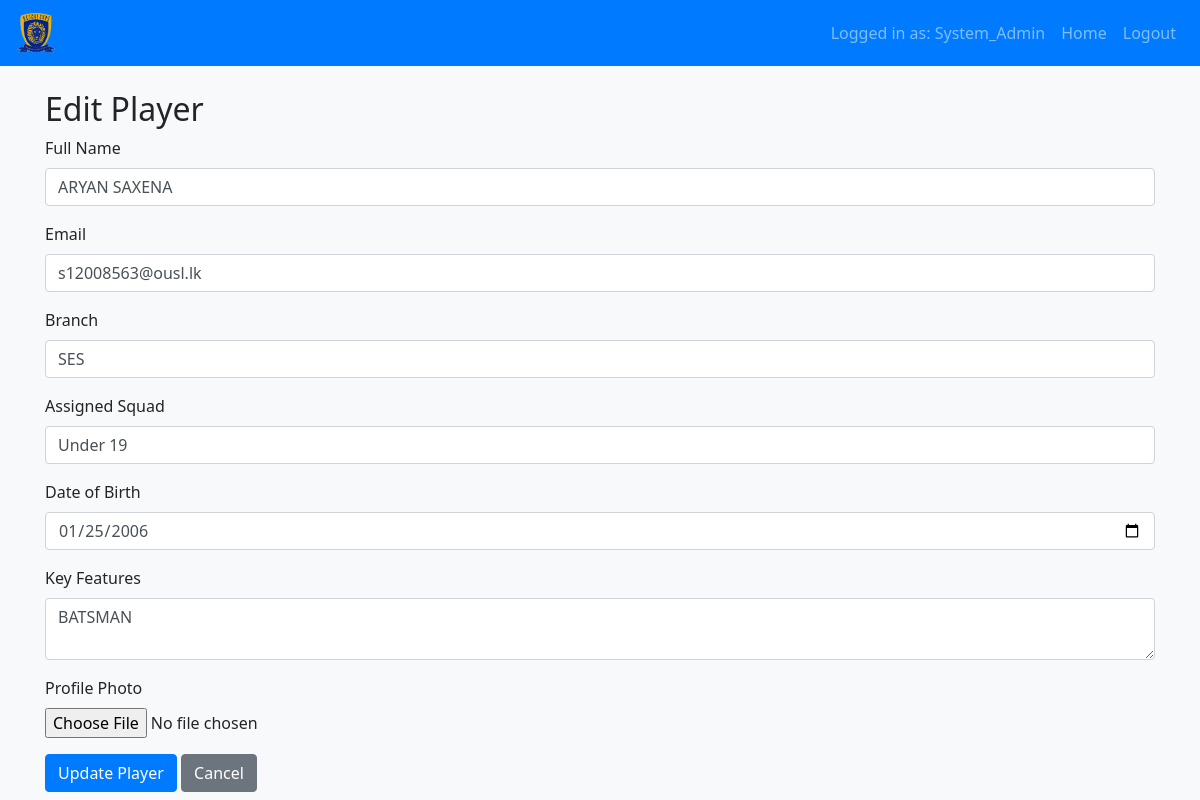
The page /sysadmin/edit_player/1 (signed in) on the database its author committed.
### app.py (models this page shows, shortened)
class User(UserMixin, db.Model):
    id = db.Column(db.Integer, primary_key=True)
    username = db.Column(db.String(150), unique=True, nullable=False)
    password_hash = db.Column(db.String(150), nullable=False)
    role = db.Column(db.String(50), nullable=False)  # 'sys_admin', 'admin', 'coach'
    full_name = db.Column(db.String(150))
    branch = db.Column(db.String(150))
    email = db.Column(db.String(150))
    profile_photo = db.Column(db.String(200))
    experience = db.Column(db.String(150))
    qualification = db.Column(db.String(150))
    assigned_admin_id = db.Column(db.Integer, db.ForeignKey('user.id'), nullable=True)
    coaches = db.relationship('User', backref='admin_officer', remote_side=[id], lazy=True)

class Player(db.Model):
    id = db.Column(db.Integer, primary_key=True)
    full_name = db.Column(db.String(150), nullable=False)
    email = db.Column(db.String(150))
    branch = db.Column(db.String(150))
    assigned_squad = db.Column(db.String(100))
    date_of_birth = db.Column(db.Date)
    key_features = db.Column(db.Text)
    monthly_review = db.Column(db.Text, default="")
    profile_photo = db.Column(db.String(200))
    coach_id = db.Column(db.Integer, db.ForeignKey('user.id'), nullable=False)
    payments = db.relationship('Payment', backref='player', lazy=True)
    attendances = db.relationship('Attendance', backref='player', lazy=True)

### app.py (the view, shortened to what this page needs)
@app.route('/sysadmin/edit_player/<int:player_id>', methods=['GET', 'POST'])
@login_required
def edit_player(player_id):
    if current_user.role != 'sys_admin':
        flash("Access denied.", "danger")
        return redirect(url_for('dashboard'))
    player = Player.query.get_or_404(player_id)
    return render_template('edit_player.html', player=player)

### app.py (called while the page is built)
@login_manager.user_loader
def load_user(user_id):
    return User.query.get(int(user_id))

### templates/edit_player.html
{% extends "base.html" %}
{% block content %}
<h2>Edit Player</h2>
<form method="POST" action="{{ url_for('edit_player', player_id=player.id) }}" enctype="multipart/form-data">
  <div class="form-group">
    <label for="full_name">Full Name</label>
    <input type="text" name="full_name" class="form-control" value="{{ player.full_name }}" required>
  </div>
  <div class="form-group">
    <label for="email">Email</label>
    <input type="email" name="email" class="form-control" value="{{ player.email }}">
  </div>
  <div class="form-group">
    <label for="branch">Branch</label>
    <input type="text" name="branch" class="form-control" value="{{ player.branch }}">
  </div>
  <div class="form-group">
    <label for="assigned_squad">Assigned Squad</label>
    <input type="text" name="assigned_squad" class="form-control" value="{{ player.assigned_squad }}">
  </div>
  <div class="form-group">
    <label for="date_of_birth">Date of Birth</label>
    <input type="date" name="date_of_birth" class="form-control" value="{{ player.date_of_birth }}">
  </div>
  <div class="form-group">
    <label for="key_features">Key Features</label>
    <textarea name="key_features" class="form-control">{{ player.key_features }}</textarea>
  </div>
  <div class="form-group">
    <label for="profile_photo">Profile Photo</label>
    <input type="file" name="profile_photo" class="form-control-file">
  </div>
  <button type="submit" class="btn btn-primary">Update Player</button>
  <a href="{{ url_for('manage_records', record_type='Player') }}" class="btn btn-secondary">Cancel</a>
</form>
{% endblock %}

### templates/base.html (shortened to what this page needs)
<!DOCTYPE html>
<html lang="en">
<head>
  <link rel="stylesheet" href="https://stackpath.bootstrapcdn.com/bootstrap/4.5.2/css/bootstrap.min.css">
  <link rel="stylesheet" href="https://cdnjs.cloudflare.com/ajax/libs/animate.css/4.1.1/animate.min.css"/>
  <link rel="stylesheet" href="{{ url_for('static', filename='css/style.css') }}">
</head>
<body>
  <nav class="navbar navbar-expand-lg navbar-dark bg-primary">
    <a class="navbar-brand" href="{{ url_for('dashboard') }}">
      <img src="{{ url_for('static', filename='img/logo.png') }}" alt="Logo" style="height:40px;">
    </a>
    <div class="collapse navbar-collapse" id="navbarNav">
      <ul class="navbar-nav ml-auto">
        {% if current_user.is_authenticated %}
          <li class="nav-item d-flex align-items-center">
            <span class="nav-link mb-0">Logged in as: {{ current_user.username }}</span>
          </li>
          <li class="nav-item">
            <a class="nav-link" href="{{ url_for('dashboard') }}">Home</a>
          </li>
          <li class="nav-item">
            <a class="nav-link" href="{{ url_for('logout') }}">Logout</a>
          </li>
        {% endif %}
      </ul>
    </div>
  </nav>
  <div class="container mt-4">
    {% block content %}{% endblock %}
  </div>
</body>
</html>

### static/css/style.css (style rules this page uses)
body { background-color: #f8f9fa; font-family: "Segoe UI", Tahoma, Geneva, Verdana, sans-serif; }
.navbar { background-color: #007bff; }
.btn-primary { background-color: #007bff; border-color: #007bff; transition: background-color 0.3s ease; }

### rows shown on the page
User: username "System_Admin"
Player: full_name "ARYAN SAXENA", email "s12008563@ousl.lk", branch "SES", assigned_squad "Under 19", date_of_birth "01/25/2006", key_features "BATSMAN"
